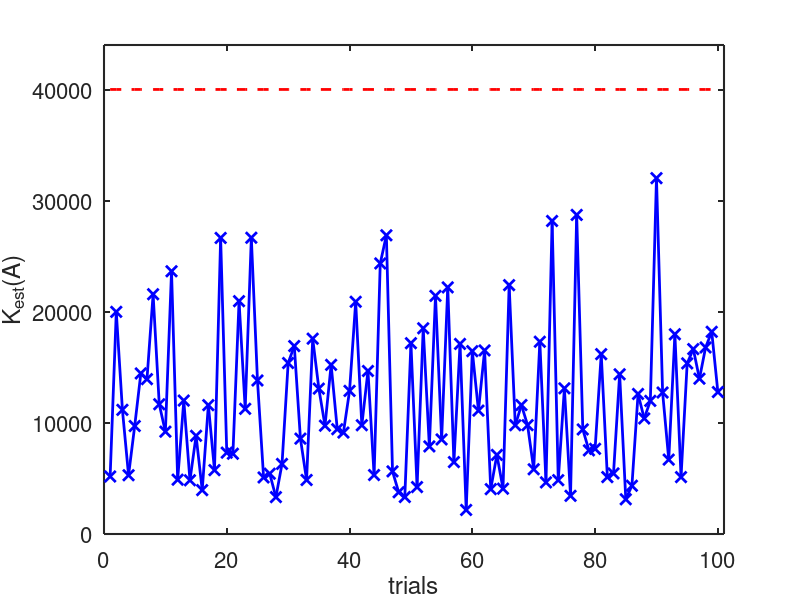

This figure's MATLAB source:
clc
clear all
close all

% Definition of the matrix A
A = ones(5,5);
A(1,1) = 1.001;
A(3,2) = 1.001;
A(2,3) = 1.001;
A(5,5) = 1.001;
% visualization of the matrix A
A 
% Calculation of the conditioning number in inf norm with Matlab
KA = cond(A, inf)
%calculation of the conditioning number wih the definition
KA_def = norm(A, inf) * norm(inv(A), inf)

% Estimation of the conditioning number by inverting the relation
% norm(deltax)/norm(x) <= Kp(A) * norm(deltab)/norm(b)
% to get an estimate for Kp(A):
% Kp(A) >= norm(deltax)/norm(x) * norm(b)/norm(deltab)
n_trials = 100;
KA_store = zeros(n_trials,1);
pert_mag = 1e-6; % Perturbation magnitude
x = ones(5,1);
b = A*x;

for (i=1:n_trials)
  deltab = pert_mag * randn(5,1);
  deltax = A\deltab;
  KA = norm(deltax,inf)/norm(x,inf) * norm(b,inf)/norm(deltab,inf);
  KA_store(i) = KA;
end
KA_est = max(KA_store)

figure
set(gcf, 'Position', [100 100 1000 500])
plot([1:n_trials], KA_store, 'bx-','LineWidth',2, 'MarkerSize',8)
hold on, box on
plot([1:n_trials], cond(A,inf)*ones(n_trials,1), 'r--', 'LineWidth',2)
axis([0 n_trials+1 0 1.1*cond(A,inf)])
set(gca,'LineWidth',1.5)
set(gca,'FontSize',16)
xlabel('trials')
ylabel('K_{est}(A)')
